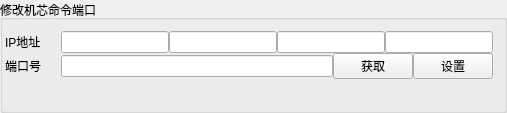
              <widget class="QGroupBox" name="groupBox_23">
               <property name="title">
                <string>修改机芯命令端口</string>
               </property>
               <layout class="QVBoxLayout" name="verticalLayout_29">
                <property name="leftMargin">
                 <number>2</number>
                </property>
                <item>
                 <layout class="QVBoxLayout" name="verticalLayout_12">
                  <item>
                   <layout class="QFormLayout" name="formLayout_6">
                    <property name="verticalSpacing">
                     <number>0</number>
                    </property>
                    <item row="0" column="0">
                     <widget class="QLabel" name="label_57">
                      <property name="minimumSize">
                       <size>
                        <width>50</width>
                        <height>0</height>
                       </size>
                      </property>
                      <property name="text">
                       <string>IP地址</string>
                      </property>
                      <property name="alignment">
                       <set>Qt::AlignLeading|Qt::AlignLeft|Qt::AlignVCenter</set>
                      </property>
                     </widget>
                    </item>
                    <item row="0" column="1">
                     <layout class="QHBoxLayout" name="horizontalLayout_36">
                      <property name="spacing">
                       <number>0</number>
                      </property>
                      <item>
                       <widget class="QLineEdit" name="lineEdit_81"/>
                      </item>
                      <item>
                       <widget class="QLineEdit" name="lineEdit_82"/>
                      </item>
                      <item>
                       <widget class="QLineEdit" name="lineEdit_83"/>
                      </item>
                      <item>
                       <widget class="QLineEdit" name="lineEdit_84"/>
                      </item>
                     </layout>
                    </item>
                    <item row="1" column="1">
                     <layout class="QHBoxLayout" name="horizontalLayout_7">
                      <item>
                       <widget class="QLineEdit" name="lineEdit_74">
                        <property name="minimumSize">
                         <size>
                          <width>44</width>
                          <height>0</height>
                         </size>
                        </property>
                       </widget>
                      </item>
                      <item>
                       <widget class="QPushButton" name="pushButton_73">
                        <property name="text">
                         <string>获取</string>
                        </property>
                       </widget>
                      </item>
                      <item>
                       <widget class="QPushButton" name="pushButton_74">
                        <property name="text">
                         <string>设置</string>
                        </property>
                       </widget>
                      </item>
                     </layout>
                    </item>
                    <item row="4" column="0">
                     <spacer name="horizontalSpacer_5">
                      <property name="orientation">
                       <enum>Qt::Horizontal</enum>
                      </property>
                      <property name="sizeType">
                       <enum>QSizePolicy::Fixed</enum>
                      </property>
                      <property name="sizeHint" stdset="0">
                       <size>
                        <width>50</width>
                        <height>20</height>
                       </size>
                      </property>
                     </spacer>
                    </item>
                    <item row="1" column="0">
                     <widget class="QLabel" name="label_59">
                      <property name="minimumSize">
                       <size>
                        <width>50</width>
                        <height>0</height>
                       </size>
                      </property>
                      <property name="text">
                       <string>端口号</string>
                      </property>
                      <property name="alignment">
                       <set>Qt::AlignLeading|Qt::AlignLeft|Qt::AlignVCenter</set>
                      </property>
                     </widget>
                    </item>
                   </layout>
                  </item>
                 </layout>
                </item>
               </layout>
              </widget>
